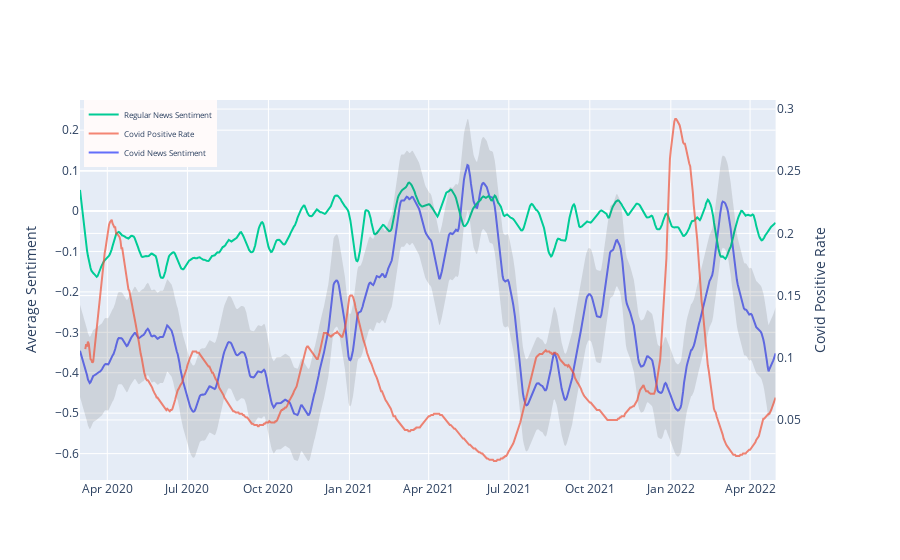

Notebook code cell kept with this figure:
### Markdown cell above
## Sentiment Score Graphs

### Code cell
fig = make_subplots(specs=[[{"secondary_y": True}]])
fig.add_trace(
    go.Scatter(x=df_prod['date'], y=df_prod['smoothed_article_class'], name="Covid News Sentiment"),
    secondary_y=False,
)

fig.add_trace(
    go.Scatter(x=df_prod['date'], y=df_prod['positive_rate'], name="Covid Positive Rate", opacity=0.7),
    secondary_y=True, 
)

fig.add_trace(
    go.Scatter(x=regular_prod['date'], y=regular_prod['smoothed_article_class'], name="Regular News Sentiment"),
    secondary_y=False, 
)

fig.add_trace(
go.Scatter(
        name='Upper Bound',
        x=df_prod['date'], 
        y=df_prod['upper_bound_classification'],
        marker=dict(color="#444"),
        line=dict(width=0),
        mode='lines',
        fillcolor='rgba(68, 68, 68, 0.15)',
        showlegend=False
    ),
)

fig.add_trace(
go.Scatter(
        name='Lower Bound',
        x=df_prod['date'], 
        y=df_prod['lower_bound_classification'],
        marker=dict(color="#444"),
        line=dict(width=0),
        mode='lines',
        fillcolor='rgba(68, 68, 68, 0.15)',
        fill='tonexty',
        showlegend=False
    ),
secondary_y=False,
)

fig.update_yaxes(title_text="Average Sentiment", secondary_y=False)
fig.update_yaxes(title_text="Covid Positive Rate", secondary_y=True)
fig.update_layout(legend=dict(
    yanchor="top",
    y=1,
    xanchor="left",
    x=0.005,
    orientation="v",
    bgcolor='snow',
    font=dict(size=8)
))
# pio.write_image(fig, f"{LATEX_FIGURE_PATH}/main_sentiment_trend.pdf", width=1000, format='pdf')
fig

### Figure 1 — Plotly figure (JSON) as saved in the notebook; plotly's stock layout.template omitted (floating-point values rounded to 4 significant figures; data arrays with more than 128 entries replaced by an {"elided": "..."} marker saying what was removed)
{"data": [{"name": "Covid News Sentiment", "type": "scatter", "x": {"elided": "791 str values"}, "xaxis": "x", "y": {"elided": "791 float values"}, "yaxis": "y"}, {"name": "Covid Positive Rate", "opacity": 0.7, "type": "scatter", "x": {"elided": "791 str values"}, "xaxis": "x", "y": {"elided": "791 float values"}, "yaxis": "y2"}, {"name": "Regular News Sentiment", "type": "scatter", "x": {"elided": "791 str values"}, "xaxis": "x", "y": {"elided": "791 float values"}, "yaxis": "y"}, {"fillcolor": "rgba(68, 68, 68, 0.15)", "line": {"width": 0}, "marker": {"color": "#444"}, "mode": "lines", "name": "Upper Bound", "showlegend": false, "type": "scatter", "x": {"elided": "791 str values"}, "y": {"elided": "791 float values"}}, {"fill": "tonexty", "fillcolor": "rgba(68, 68, 68, 0.15)", "line": {"width": 0}, "marker": {"color": "#444"}, "mode": "lines", "name": "Lower Bound", "showlegend": false, "type": "scatter", "x": {"elided": "791 str values"}, "xaxis": "x", "y": {"elided": "791 float values"}, "yaxis": "y"}], "layout": {"legend": {"bgcolor": "snow", "font": {"size": 8}, "orientation": "v", "x": 0.005, "xanchor": "left", "y": 1, "yanchor": "top"}, "xaxis": {"anchor": "y", "domain": [0, 0.94]}, "yaxis": {"anchor": "x", "domain": [0, 1], "title": {"text": "Average Sentiment"}}, "yaxis2": {"anchor": "x", "overlaying": "y", "side": "right", "title": {"text": "Covid Positive Rate"}}}}
